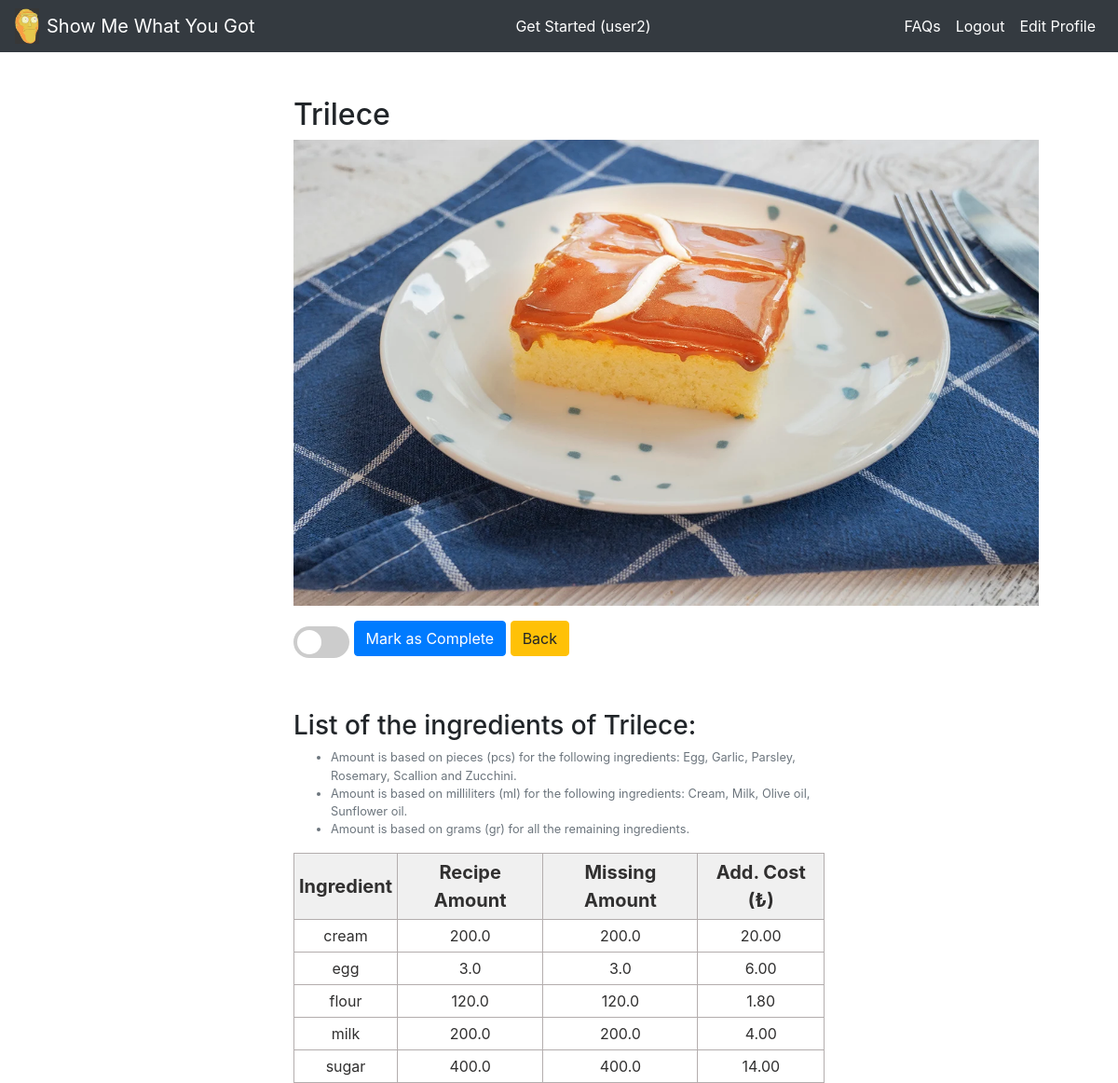
Page /recipe_list/Trilece/ (signed in) on the committed database.
### rrs_app/models.py (models this page shows, shortened)
class Recipe(models.Model):
    title = models.CharField(max_length=128)
    slug = models.SlugField(allow_unicode=True,unique=True)
    meal_type = models.CharField(max_length=16)
    diet_type = models.CharField(max_length=16)
    effort = models.CharField(max_length=16)
    description = models.TextField()
    photo = models.ImageField(null=True, upload_to='recipe_photos/')
    total_cost = models.FloatField(default=0, blank=True)
    class Meta:
        ordering = ('title',)

class RecipeIngredient(models.Model):
    recipe = models.ForeignKey(Recipe, on_delete=models.CASCADE)
    ingredient = models.ForeignKey(Ingredient, on_delete=models.CASCADE)
    amount = models.FloatField(default=0, validators=[MinValueValidator(0), MaxValueValidator(1000000)])
    class Meta:
        unique_together = (('recipe', 'ingredient'))
        ordering = ('recipe','ingredient')

class Ingredient(models.Model):
    title = models.CharField(max_length=128)
    unit_type = models.CharField(max_length=16)
    unit_cost = models.FloatField(default=0)
    photo = models.ImageField(null=True, upload_to='ingredient_photos/')
    class Meta:
        ordering = ('title',)
    def __str__(self):
        return self.title

### rrs_app/views.py (the view, shortened to what this page needs)
# urls.py: path('recipe_list/<str:slug>/',views.recipe_detail_view,name='recipe_detail'),
def recipe_detail_view(request, slug):
    if not request.user.is_authenticated:
        messages.warning(request, ('Redirecting to the home page!'))
        return redirect('home')
    rec = Recipe.objects.get(slug=slug)
    inf = UserInfo.objects.get(user=request.user)
    recipe_list = []
    ingredient_list = []
    for rec_item in RecipeIngredient.objects.filter(recipe=rec):
        ing = Ingredient.objects.get(title=rec_item.ingredient)
        recipe_list.append(rec_item)
        try:
            user_item = UserIngredient.objects.get(user=request.user, ingredient=rec_item.ingredient)
            amount_diff = rec_item.amount * inf.portion - user_item.amount
            if amount_diff > 0:
                user_item.amount = amount_diff
                if ing.unit_type != 'count':
                    user_item.total_cost = ing.unit_cost * user_item.amount / 1000
                else:
                    user_item.total_cost = ing.unit_cost * user_item.amount
            else:
                user_item.amount = "-"
                user_item.total_cost = "-"
            ingredient_list.append(user_item)
        except:
            rec_item.amount = rec_item.amount * inf.portion
            if ing.unit_type != 'count':
                rec_item.total_cost = ing.unit_cost * rec_item.amount / 1000
            else:
                rec_item.total_cost = ing.unit_cost * rec_item.amount
            ingredient_list.append(rec_item)
    ingredient_list = list(zip(recipe_list, ingredient_list))
    return render(request, 'rrs_app/recipe_detail.html', {'recipe_details':rec, 'ingredient_list':ingredient_list})

### rrs_app/templates/rrs_app/recipe_detail.html (shortened to what this page needs)
{% extends 'rrs_app/base.html' %}
{% block content %}
<br></br>
<div class = "col-md-6 offset-md-3">
  <h2> {{ recipe_details.title }} </h2>
  <p><a href="{{ recipe_details.description }}" target="_blank">
    <img src="{{ recipe_details.photo.url }}" alt="{{recipe_details.title}}" style="width: 800px; height: 500px;">
  </a></p>
  <form method="POST", action="{% url 'recipe_detail' recipe_details.slug %}">
    <label class="switch">
      <span class="slider round"></span>
    </label>
    <input type="submit" class="btn btn-primary" name="completed" value="Mark as Complete">
    <a class='btn btn-warning' href="{% url 'recipe_list' %}">Back</a>
  </form>
  <br></br>
  <h3> List of the ingredients of {{ recipe_details.title }}: </h3>
  <span class="form-text text-muted"><small></span>
    <ul class="form-text text-muted">
      <li>Amount is based on pieces (pcs) for the following ingredients: Egg, Garlic, Parsley, Rosemary, Scallion and Zucchini.</li>
      <li>Amount is based on milliliters (ml) for the following ingredients: Cream, Milk, Olive oil, Sunflower oil.</li>
      <li>Amount is based on grams (gr) for all the remaining ingredients.</li>
    </ul>
    <table class="demTable">
      <thead>
        <tr>
          <th>Ingredient</th>
          <th>Recipe Amount</th>
          <th>Missing Amount</th>
          <th>Add. Cost (₺)</th>
  			</tr>
  		</thead>
      <tbody>
        {% for ingredient_object in ingredient_list %}
  			<tr>
          <td>{{ingredient_object.0.ingredient}}</td>
          <td>{{ingredient_object.0.amount}}</td>
          <td>{{ingredient_object.1.amount}}</td>
          <td>{{ingredient_object.1.total_cost|floatformat:2}}</td>
        </tr>
        {% endfor %}
  </div>
{% endblock %}

### rrs_app/templates/rrs_app/base.html (shortened to what this page needs)
<!doctype html>
{% load static %}
<html lang="en">
  <head>
    <link rel="stylesheet" href="https://stackpath.bootstrapcdn.com/bootstrap/4.3.1/css/bootstrap.min.css">
    <link rel="stylesheet" href="{% static 'css/base.css' %}">
  </head>
  <body>
    <nav class="navbar navbar-expand-lg navbar-dark bg-dark">
      <a href="{% url 'home' %}">
        <img src="{% static 'images/SMWYG.png' %}" alt="" width="26" class="d-inline-block align-middle mr-2">
      </a>
      <a class="navbar-brand" href="{% url 'home' %}">Show Me What You Got</a>
      <div class="collapse navbar-collapse" id="navbarSupportedContent">
        {% if user.is_authenticated and user.username|length < 32 %}
        <ul class="navbar-nav ml-auto text-center">
          <li class="nav-item active">
            <a class="nav-link" href="{% url 'input_form' %}">Get Started ({{user.username}})</a>
          </li>
        </ul>
        {% else %}
        <ul class="navbar-nav ml-auto text-center">
          <li class="nav-item active">
            <a class="nav-link" href="{% url 'input_form' %}">Get Started as Guest</a>
          </li>
        </ul>
        {% endif %}
        <ul class="navbar-nav ml-auto">
          {% if user.is_authenticated %}
          <li class="nav-item active">
            <a class="nav-link" href="{% url 'faq' %}">FAQs</a>
          </li>
          <li class="nav-item active">
            <a class="nav-link" href="{% url 'logout' %}">Logout</a>
          </li>
          <li class="nav-item active">
            <a class="nav-link" href="{% url 'edit_profile' %}">Edit Profile</a>
          </li>
          {% endif %}
        </ul>
      </div>
    </nav>
    {% block content %}
    {% endblock %}
  </body>
</html>

### rrs_app/static/css/base.css (style rules this page uses)
.demTable { width:100%; border:1px solid #b3adad; border-collapse:collapse; border-spacing:1px; padding:5px; margin-right: auto; }
.demTable th { border:1px solid #b3adad; text-align:center; font-size: 20px; padding:5px; background: #f0f0f0; color: #313030; }
.demTable td { border:1px solid #b3adad; text-align:center; font-size: 16px; padding:5px; background: #ffffff; color: #313030; }
.switch { position: relative; display: inline-block; width: 60px; height: 34px; }
.slider { position: absolute; cursor: pointer; top: 0; left: 0; right: 0; bottom: 0; background-color: #ccc; -webkit-transition: .4s; transition: .4s; }
.slider:before { position: absolute; content: ""; height: 26px; width: 26px; left: 4px; bottom: 4px; background-color: white; -webkit-transition: .4s; transition: .4s; }
.slider.round { border-radius: 34px; }
.slider.round:before { border-radius: 50%; }

### rows in the picture
Recipe: title "Trilece", photo (picture)
RecipeIngredient: ingredient.title "cream", amount "200.0", ingredient_object "20.00"
RecipeIngredient: ingredient.title "egg", amount "3.0", ingredient_object "6.00"
RecipeIngredient: ingredient.title "flour", amount "120.0", ingredient_object "1.80"
RecipeIngredient: ingredient.title "milk", amount "200.0", ingredient_object "4.00"
RecipeIngredient: ingredient.title "sugar", amount "400.0", ingredient_object "14.00"

### other values in the picture
{{ user.username }} "user2"
